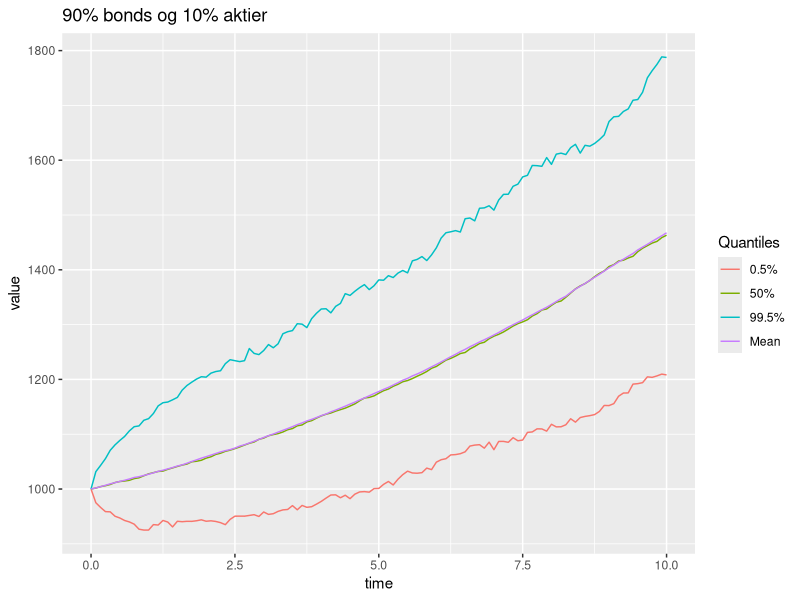
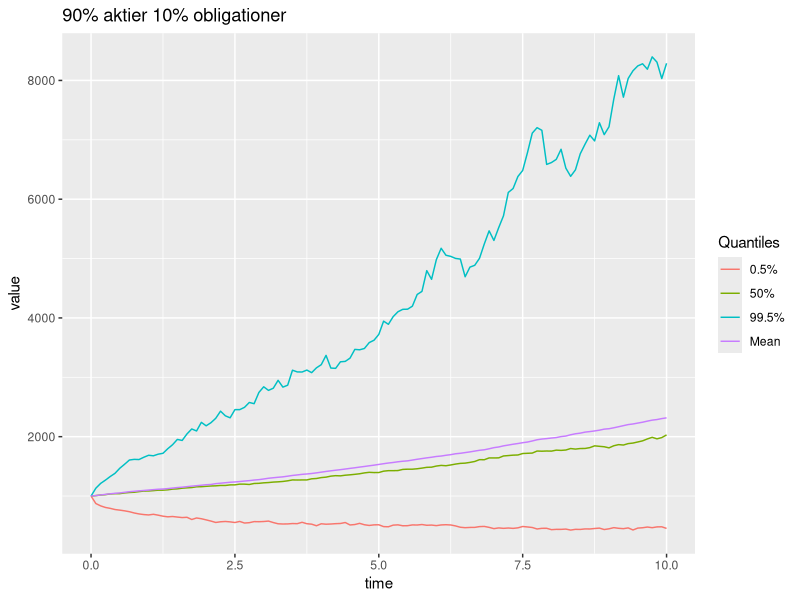
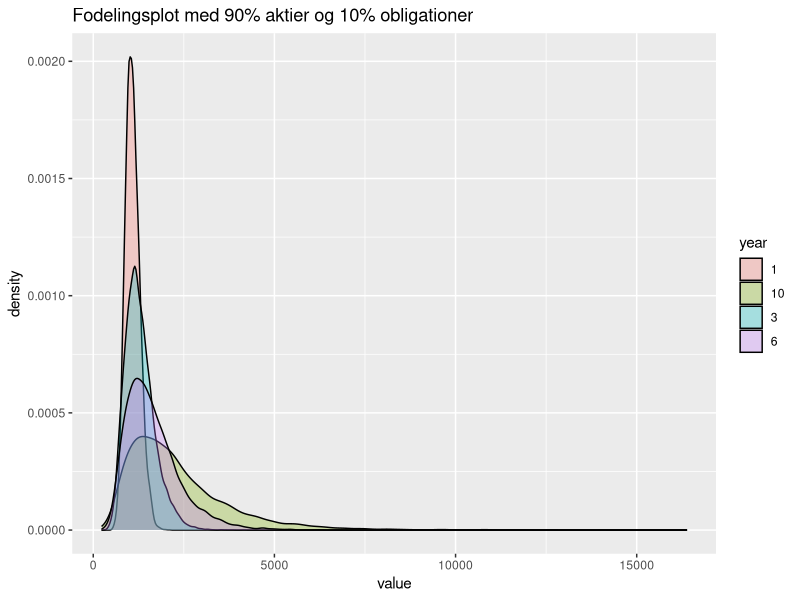
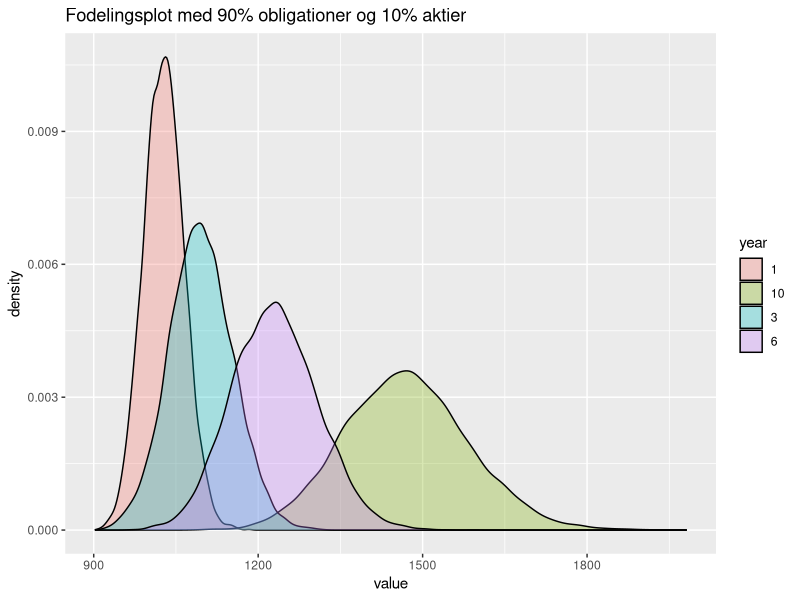
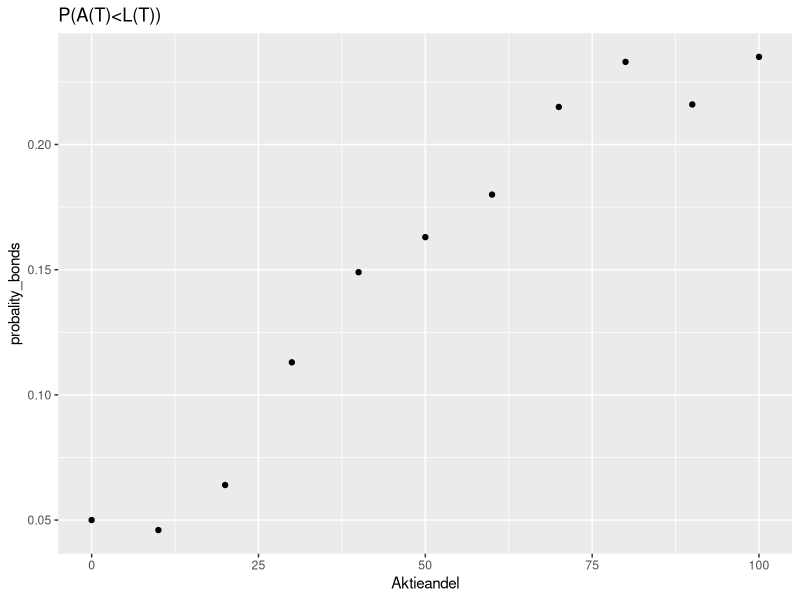
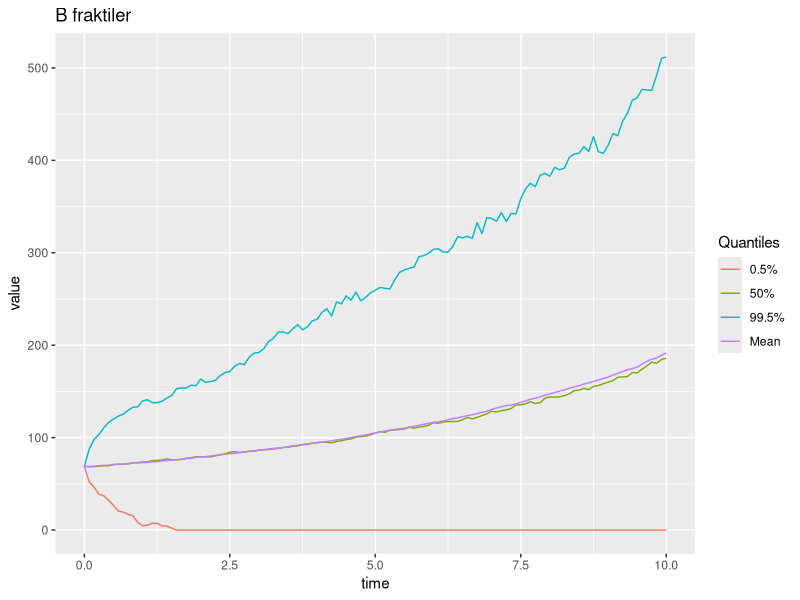
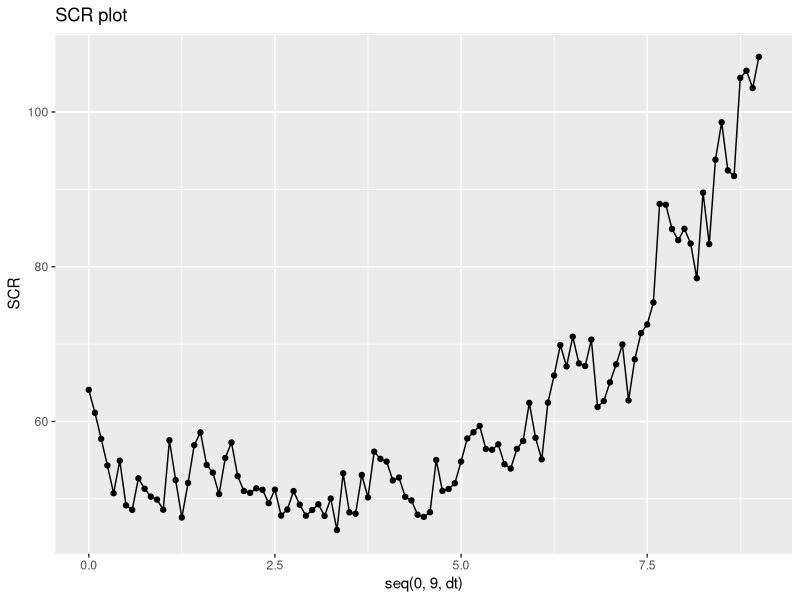
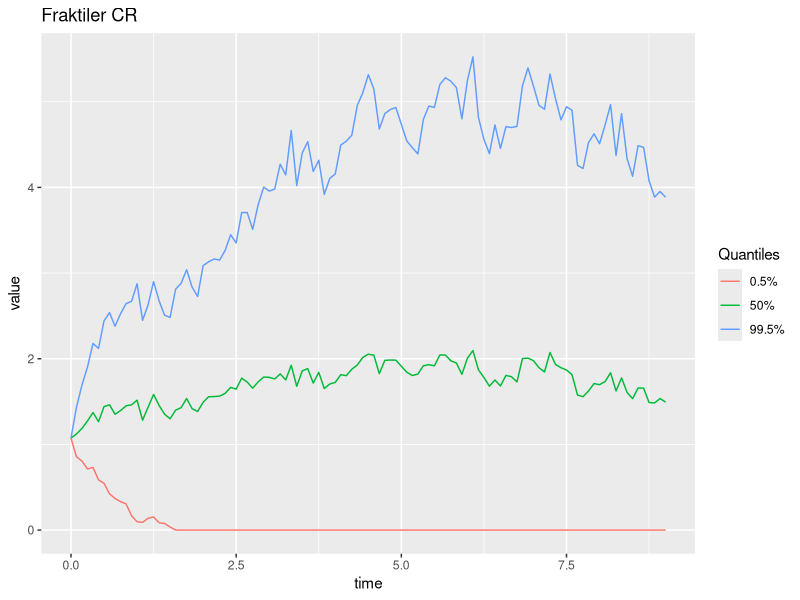

The R source for these figures, in order: (Note: a time limit stopped this script after it produced the figures.)
library(reshape2)
library(ggplot2)
require(gridExtra)
library(pracma)
# simulerer assets

#Model parameter
s0<- 100
r0<- 0.01
a<- 0.15
b<- 0.042
lambda<- -0.23
sigma_r<- 0.01
rho<- -0.15
mu<-0.109
sigma<-0.127
A0<-1000

n <- 10    # MC simulation trials
T <- 10    # total time
m <- 120   # subintervals
dt <- T/m 
  


Assets<-function(dt=1/12,s0=100,r0=0.01,A0=1000,a=0.15,b=0.042,lambda=-0.23,sigma_r=0.01,rho=-0.15,mu=0.09,sigma=0.2, weights,n=1000){
  B <- (1 / a) * (1 - exp(-a * 1:10))
  xij <- rep(1/10,10)
  
  A <- matrix(NA,m+1,n)  
  A[1,] <- A0
  
  r <- matrix(0,m+1,n)  
  r[1,] <- r0
  
  for(j in 1:n){
    for(i in 2:121){
      dw1<-rnorm(n=121,mean=0,sd=1)
      dw3<-rho*dw1+sqrt(1-rho^2)*rnorm(n=121,mean=0,sd=1)
      dr <- a*(b-r[i-1,j])*dt + sigma_r*sqrt(dt)*dw1[i-1]
      r[i,j] <- r[i-1,j] + dr
      dA <-A[i-1,j]* (weights[1] *r[i-1,j]  * dt + weights[2] *(mu*dt+sigma*sqrt(dt)*dw3[i-1]) + 
                        sum(xij * weights[3] * ((r[i-1,j] - lambda * sigma_r * B) * dt - sigma_r * B *sqrt(dt)* dw1[i-1])))
      A[i,j] <- A[i-1,j] + dA
    }
  } 
  return(list(A,r))
}
#plotter 100% i banken
A<-Assets(weights = c(10/10,0/10,0/10),n=10)

time_vector<-seq(0,T,by=dt)
data_plot<- data.frame("time"=time_vector, "paths" = A[[1]])
data_plot<- melt(data_plot,  id = c('time'))

plot_bank <- ggplot(data_plot, aes(time, value)) +
  geom_line(aes(colour = variable)) +
  theme(legend.position = "none")+
ggtitle("100 % Banken ")

#plotter 100% aktier
A<-Assets(weights = c(0/10,10/10,0/10),n=10)

time_vector<-seq(0,T,by=dt)
data_plot<- data.frame("time"=time_vector, "paths" = A[[1]])
data_plot<- melt(data_plot,  id = c('time'))

plot_aktier <- ggplot(data_plot, aes(time, value)) +
  geom_line(aes(colour = variable)) +
  theme(legend.position = "none")+
  ggtitle("100 % Aktier ")

#plotter 100% i obligationer

A<-Assets(weights = c(0/10,0/10,10/10),n=10)

time_vector<-seq(0,T,by=dt)
data_plot<- data.frame("time"=time_vector, "paths" = A[[1]])
data_plot<- melt(data_plot,  id = c('time'))

plot_obli <- ggplot(data_plot, aes(time, value)) +
  geom_line(aes(colour = variable)) +
  theme(legend.position = "none")+
  ggtitle("100 % Obligationer ")





#6.3
#Quantiles for 90% bond 10 % stok
list<-Assets(weights = c(0/10,1/10,9/10))
A<-list[[1]]

meanvector<-rep(NA,121)
for (i in 1:121){
  meanvector[i]<-mean(A[i,])
}

qs <- apply(A, 1, quantile, probs=c(0.005, 0.5, 0.995))
quantiles<-t(rbind(qs,meanvector))
colnames(quantiles)<-c("0.5%","50%", "99.5%","Mean")


time_vector<-seq(0,T,by=dt)
data_plot_6.3<- data.frame("time"=time_vector, "quantiles" = quantiles)
data_plot_6.3<- melt(data_plot_6.3,  id = c('time'))

plot_A_quantiles <- ggplot(data_plot_6.3, aes(time, value)) +
  geom_line(aes(colour = variable)) +
  ggtitle("90% bonds og 10% aktier  ")

plot_A_quantiles+scale_color_hue(name = "Quantiles",labels = c("0.5%","50%", "99.5%","Mean"))

# 90%aktier 10% bonds
list<-Assets(weights = c(0/10,9/10,1/10))
A<-list[[1]]

meanvector<-rep(NA,121)
for (i in 1:121){
  meanvector[i]<-mean(A[i,])
}

qs <- apply(A, 1, quantile, probs=c(0.005, 0.5, 0.995))
quantiles<-t(rbind(qs,meanvector))
colnames(quantiles)<-c("0.5%","50%", "99.5%","Mean")


time_vector<-seq(0,T,by=dt)
data_plot_6.3<- data.frame("time"=time_vector, "quantiles" = quantiles)
data_plot_6.3<- melt(data_plot_6.3,  id = c('time'))

plot_A_quantiles <- ggplot(data_plot_6.3, aes(time, value)) +
  geom_line(aes(colour = variable)) +
  ggtitle("90% aktier 10% obligationer  ")

plot_A_quantiles+scale_color_hue(name = "Quantiles",labels = c("0.5%","50%", "99.5%","Mean"))

#fordelingsplot 10000 simulationer 90 %akiter


n<-10000
list<-Assets(weights = c(0/10,9/10,1/10),n=n)
A<-list[[1]]

asset_dist <- data.frame(year = factor(rep(c("1","3","6","10"), each=n)), 
                         value = c(A[13,], A[37,], A[73,], A[121,]))
ggplot(asset_dist, aes(x=value, fill=year)) + geom_density(alpha=.3)+ggtitle("Fodelingsplot med 90% aktier og 10% obligationer")

#90%obligationer

n<-10000
list<-Assets(weights = c(0/10,1/10,9/10),n=n)
A<-list[[1]]

asset_dist <- data.frame(year = factor(rep(c("1","3","6","10"), each=n)), 
                         value = c(A[13,], A[37,], A[73,], A[121,]))
ggplot(asset_dist, aes(x=value, fill=year)) + geom_density(alpha=.3)+ggtitle("Fodelingsplot med 90% obligationer og 10% aktier")

# Opgave 6.4

n<-1000

premium<-1000
q<-0.025


L<-function(t){
  Liability<-premium*(1+q)^t
  return(Liability) 
}
L_T<-L(10)

probality_bonds<-rep(NA,11)

list<-Assets(A0=1000,weights = c(0/10,0/10,10/10),n=n)
A<-list[[1]]
probality_bonds[1]<-sum(A[121,]<L(10))/n

list<-Assets(A0=1000,weights = c(0/10,1/10,9/10),n=n)
A<-list[[1]]
probality_bonds[2]<-sum(A[121,]<L(10))/n

list<-Assets(A0=1000,weights = c(0/10,2/10,8/10),n=n)
A<-list[[1]]
probality_bonds[3]<-sum(A[121,]<L(10))/n

list<-Assets(A0=1000,weights = c(0/10,3/10,7/10),n=n)
A<-list[[1]]
probality_bonds[4]<-sum(A[121,]<L(10))/n

list<-Assets(A0=1000,weights = c(0/10,4/10,6/10),n=n)
A<-list[[1]]
probality_bonds[5]<-sum(A[121,]<L(10))/n

list<-Assets(A0=1000,weights = c(0/10,5/10,5/10),n=n)
A<-list[[1]]
probality_bonds[6]<-sum(A[121,]<L(10))/n

list<-Assets(A0=1000,weights = c(0/10,6/10,4/10),n=n)
A<-list[[1]]
probality_bonds[7]<-sum(A[121,]<L(10))/n

list<-Assets(A0=1000,weights = c(0/10,7/10,3/10),n=n)
A<-list[[1]]
probality_bonds[8]<-sum(A[121,]<L(10))/n

list<-Assets(A0=1000,weights = c(0/10,8/10,2/10),n=n)
A<-list[[1]]
probality_bonds[9]<-sum(A[121,]<L(10))/n

list<-Assets(A0=1000,weights = c(0/10,9/10,1/10),n=n)
A<-list[[1]]
probality_bonds[10]<-sum(A[121,]<L(10))/n

list<-Assets(A0=1000,weights = c(0/10,10/10,0/10),n=n)
A<-list[[1]]
probality_bonds[11]<-sum(A[121,]<L(10))/n

Aktieandel<-seq(0,100,10)
qplot(Aktieandel,probality_bonds)+ggtitle("P(A(T)<L(T))")
#6.6

VasicekZCBprice <- 
function(r0=0.01, a=0.15, b=0.042, sigma_r=0.01, T=10,t,lambda=-0.23,r){
  b.vas <- (1/a)*(1-exp(-(T-t)*a)) 
  a.vas <- (sigma_r^2/(2*a^2)-b+(lambda*sigma_r)/a)*((T-t)-b.vas)-sigma_r^2/(4*a)*b.vas^2
  return(exp(a.vas-b.vas*r))
}




list<-Assets(weights = c(0,1/10,9/10), A0=1000)
A<-list[[1]]
r<-list[[2]]

#Bonus quantile plot

B<-matrix(NA,121,n)
for (j in 0:n-1){
  for (i in 1:121){
    B[i,j]<-max(A[i,j]-VasicekZCBprice(t=i/12,r=r[i,j])*L_T,0)
  }
}

meanvector_B<-rep(NA,121)
for(i in 1:121){
  meanvector_B[i]<-mean(B[i,])
}

qs <- apply(B, 1, quantile, probs=c(0.005, 0.5, 0.995))
quantiles<-t(rbind(qs,meanvector_B))
colnames(quantiles)<-c("0.5%","50%", "99.5%","Mean")


time_vector<-seq(0,T,by=dt)
data_plot_6.5<- data.frame("time"=time_vector, "quantiles" = quantiles)
data_plot_6.5<- melt(data_plot_6.5,  id = c('time'))

Quantilplot_B <- ggplot(data_plot_6.5, aes(time, value)) +
  geom_line(aes(colour = variable)) +
  ggtitle("B fraktiler ")

Quantilplot_B+scale_color_hue(name = "Quantiles",labels = c("0.5%","50%", "99.5%","Mean"))

#SCR function

Loss<-matrix(NA,109,n)
for (j in 1:n){
  for (i in 1:109){
    Loss[i,j]<-B[i,j]-exp(-mean((r[i:(i+11),])))*B[i+12,j]
  }
}

meanvector_Loss<-rep(NA,109)
for (i in 1:109){
  meanvector_Loss[i]<-mean(Loss[i,])
}


qs <- apply(Loss, 1, quantile, probs=c(0.005, 0.5, 0.995))
quantiles<-t(rbind(qs,meanvector_Loss))
colnames(quantiles)<-c("0.5%","50%", "99.5%","Mean")

SCR<-quantiles[,3]

qplot(seq(0,9,dt), SCR)+geom_line()+ggtitle("SCR plot")

CR<-matrix(NA,109,n)

for(j in 1:n){
  for (i in 1:109){
    CR[i,j]<-B[i,j]/SCR[i]
  }
}



qs <- apply(CR, 1, quantile, probs=c(0.005, 0.5, 0.995))
quantiles<-t(qs)
colnames(quantiles)<-c("0.5%","50%", "99.5%")

time_vector<-seq(0,9,by=dt)
data_plot_6.6<- data.frame("time"=time_vector, "quantiles" = quantiles)
data_plot_6.6<- melt(data_plot_6.6,  id = c('time'))

Quantilplot_CR <- ggplot(data_plot_6.6, aes(time, value)) +
  geom_line(aes(colour = variable)) +
  ggtitle("Fraktiler CR  ")

Quantilplot_CR+scale_color_hue(name = "Quantiles",labels = c("0.5%","50%", "99.5%","Mean"))

TF<-CR<1


for (k in 1:n){
  for(i in 1:109){
    if (TF[i,k]==TRUE){
      TF[i:109,k]=TRUE
    }
  }
}
TF[,1]
prob<-rep(NA,109)
prob[1]<-0
for (i in 1:109){
  prob[i]<-sum(TF[i,])/n
}




qplot(time_vector, prob, ylab="Sandynligheden for insolvens")+ggtitle("Sandynligheden for insolvens til tid t")

#ZCP hedge

A0ny<-1000-VasicekZCBprice(t=0/12,r=r0)*L_T
invest<-Assets(A0=A0ny,weights = c(0,1/10,9/10))
Assets_invest<-invest[[1]]
rZCB<-invest[[2]]

#plot assest
time_vector<-seq(0,T,by=dt)
data_plot<- data.frame("time"=time_vector, "paths" = Assets_invest)
data_plot<- melt(data_plot,  id = c('time'))

plot <- ggplot(data_plot, aes(time, value)) +
  geom_line(aes(colour = variable)) +
  theme(legend.position = "none")+
  ggtitle("Plot ")
plot

Assets_values<-matrix(NA,121,n)
for (k in 1:n){
  for (i in 1:121){
    Assets_values[i,k]<-Assets_invest[i,k]+VasicekZCBprice(t=i/12,r=rZCB[i,k])*L_T 
  }
}




B_ZCB<-matrix(NA,121,n)
for (j in 1:n){
  for (i in 1:121){
    B_ZCB[i,j]<-max(Assets_values[i,j]-VasicekZCBprice(t=i/12,r=rZCB[i,j])*L_T,0)
  }
}

meanvector_B_ZCB<-rep(NA,121)
for(i in 1:121){
  meanvector_B_ZCB[i]<-mean(B_ZCB[i,])
}

qs <- apply(B_ZCB, 1, quantile, probs=c(0.005, 0.5, 0.995))
quantiles<-t(rbind(qs,meanvector_B_ZCB))
colnames(quantiles)<-c("0.5%","50%", "99.5%","Mean")


time_vector<-seq(0,T,by=dt)
data_plot_ZCB<- data.frame("time"=time_vector, "quantiles" = quantiles)
data_plot_ZCB<- melt(data_plot_ZCB,  id = c('time'))

Quantilplot_B_ZCB <- ggplot(data_plot_ZCB, aes(time, value)) +
  geom_line(aes(colour = variable)) +
  ggtitle("Fraktilplot nulkupon obligation hedge  ")

Quantilplot_B_ZCB+scale_color_hue(name = "Quantiles",labels = c("0.5%","50%", "99.5%","Mean"))

#SCR function

Loss_ZCB<-matrix(NA,109,n)
for (j in 1:n){
  for (i in 1:109){
    Loss_ZCB[i,j]<-B_ZCB[i,j]-exp(-mean((rZCB[i:(i+11),])))*B_ZCB[i+12,j]
  }
}


meanvector_Loss_ZCB<-rep(NA,109)
for (i in 1:109){
  meanvector_Loss_ZCB[i]<-mean(Loss_ZCB[i,])
}


qs <- apply(Loss_ZCB, 1, quantile, probs=c(0.005, 0.5, 0.995))
quantiles<-t(rbind(qs,meanvector_Loss_ZCB))
colnames(quantiles)<-c("0.5%","50%", "99.5%","Mean")

SCR_ZCB<-quantiles[,3]

qplot(seq(0,9,dt), SCR_ZCB)+geom_line()+ggtitle("SCR plot nulkupon hedge")

CR_ZCB<-matrix(NA,109,n)

for(j in 1:n){
  for (i in 1:109){
    CR_ZCB[i,j]<-B_ZCB[i,j]/SCR_ZCB[i]
  }
}



qs <- apply(CR_ZCB, 1, quantile, probs=c(0.005, 0.5, 0.995))
quantiles<-t(qs)
colnames(quantiles)<-c("0.5%","50%", "99.5%")

time_vector<-seq(0,9,by=dt)
data_plot_CR_ZCB<- data.frame("time"=time_vector, "quantiles" = quantiles)
data_plot_CR_ZCB<- melt(data_plot_CR_ZCB,  id = c('time'))

Quantilplot_CR_ZCB <- ggplot(data_plot_CR_ZCB, aes(time, value)) +
  geom_line(aes(colour = variable)) +
  ggtitle("Fraktilplot nulkupon hedge CR ")

Quantilplot_CR_ZCB+scale_color_hue(name = "Quantiles",labels = c("0.5%","50%", "99.5%","Mean"))


#Zero Coupon swap hedge

Assets_swap<-function(dt=1/12,s0=100,r0=0.01,A0=1000,a=0.15,b=0.042,lambda=-0.23,sigma_r=0.01,rho=-0.15,mu=0.09,sigma=0.2, weights=c(0,1/10,9/10),n=1000){
  B <- (1 / a) * (1 - exp(-a * 1:10))
  xij <- rep(1/10,10)
  
  A <- matrix(NA,m+1,n)  
  A[1,] <- A0
  
  r <- matrix(0,m+1,n)  
  r[1,] <- r0
  
  betaling<-matrix(0,m+1,n)
  betaling[1,]<-VasicekZCBprice(t=1/12,r=r0)*L_T*r0*dt
  
  
  for(j in 1:n){
    for(i in 2:121){
      dw1<-rnorm(n=121,mean=0,sd=1)
      dw3<-rho*dw1+sqrt(1-rho^2)*rnorm(n=121,mean=0,sd=1)
      dr <- a*(b-r[i-1,j])*dt + sigma_r*sqrt(dt)*dw1[i-1]
      r[i,j] <- r[i-1,j] + dr
      dA <-A[i-1,j]* (weights[1] *r[i-1,j]  * dt + weights[2] *(mu*dt+sigma*sqrt(dt)*dw3[i-1]) + 
                        sum(xij * weights[3] * ((r[i-1,j] - lambda * sigma_r * B) * dt - sigma_r * B *sqrt(dt)* dw1[i-1])))
      betaling[i,j]<-VasicekZCBprice(t=1/12,r=r0)*L_T*r[i-1,j]*dt
      A[i,j] <- A[i-1,j] + dA - betaling[i,j]
    }
  } 
  return(list(A,r,betaling))
}
swap_invest<-Assets_swap()
r_swap<-swap_invest[[2]]
Aswap_invest<-swap_invest[[1]]
betaling<-swap_invest[[3]]
Aswap_invest[,1]


Nyassets_swap<-matrix(NA,121,n)
for(k in 1:n){
  for(i in 1:121){
    Nyassets_swap[i,k]<-Aswap_invest[i,k]+VasicekZCBprice(t=i/12,r=r_swap[i,k])*L_T
  }
}


B_swap<-matrix(NA,121,n)
for (j in 1:n){
  for (i in 1:121){
    B_swap[i,j]<-max(Nyassets_swap[i,j]-(VasicekZCBprice(t=i/12,r=r_swap[i,j])*L_T+VasicekZCBprice(t=1/12,r=r0)*L_T),0)
  }
}
Nyassets_swap[,1]
B_swap[,1]

meanvector_B_swap<-rep(NA,121)
for(i in 1:121){
  meanvector_B_swap[i]<-mean(B_swap[i,])
}

qs <- apply(B_swap, 1, quantile, probs=c(0.005, 0.5, 0.995))
quantiles<-t(rbind(qs,meanvector_B_swap))
colnames(quantiles)<-c("0.5%","50%", "99.5%","Mean")


time_vector<-seq(0,T,by=dt)
data_plot_swap<- data.frame("time"=time_vector, "quantiles" = quantiles)
data_plot_swap<- melt(data_plot_swap,  id = c('time'))

Quantilplot_B_swap <- ggplot(data_plot_swap, aes(time, value)) +
  geom_line(aes(colour = variable)) +
  ggtitle("Quantile plot B_swap ")

Quantilplot_B_swap+scale_color_hue(name = "Quantiles",labels = c("0.5%","50%", "99.5%","Mean"))


#SCR

Loss_swap<-matrix(NA,109,n)
for (j in 1:n){
  for (i in 1:109){
    Loss_swap[i,j]<-B_swap[i,j]-exp(-mean((r[i:(i+11),])))*B_swap[i+12,j]
  }
}

meanvector_Loss_swap<-rep(NA,109)
for (i in 1:109){
  meanvector_Loss_swap[i]<-mean(Loss_swap[i,])
}


qs <- apply(Loss_swap, 1, quantile, probs=c(0.005, 0.5, 0.995))
quantiles<-t(rbind(qs,meanvector_Loss_swap))
colnames(quantiles)<-c("0.5%","50%", "99.5%","Mean")

SCR_swap<-quantiles[,3]



CR_swap<-matrix(NA,109,n)

for(j in 1:n){
  for (i in 1:109){
    CR_swap[i,j]<-B_swap[i,j]/SCR_swap[i]
  }
}



qs <- apply(CR_swap, 1, quantile, probs=c(0.005, 0.5, 0.995))
quantiles<-t(qs)
colnames(quantiles)<-c("0.5%","50%", "99.5%")

time_vector<-seq(0,9,by=dt)
data_plot_CR_swap<- data.frame("time"=time_vector, "quantiles" = quantiles)
data_plot_CR_swap<- melt(data_plot_CR_swap,  id = c('time'))

Quantilplot_CR_swap <- ggplot(data_plot_CR_swap, aes(time, value)) +
  geom_line(aes(colour = variable)) +
  ggtitle("Quantile plot CR ZCB  swap ")

Quantilplot_CR_swap+scale_color_hue(name = "Quantiles",labels = c("0.5%","50%", "99.5%","Mean"))
#sandsynlighedsplot
TF_swap<-CR_swap<1


for (k in 1:n){
  for(i in 1:109){
    if (TF_swap[i,k]==TRUE){
      TF_swap[i:109,k]=TRUE
    }
  }
}
TF[,1]
prob_swap<-rep(NA,109)
prob_swap[1]<-0
for (i in 1:109){
  prob_swap[i]<-sum(TF_swap[i,])/n
}


qplot(time_vector, prob_swap)

#6.9

Assets_underQ<-function(dt=1/12,s0=100,r0=0.01,A0=1000,a=0.15,b=0.042,lambda=-0.23,sigma_r=0.01,rho=-0.15,mu=0.09,sigma=0.2, weights,n=1000){
  B <- (1 / a) * (1 - exp(-a * 1:10))
  xij <- rep(1/10,10)
  
  A <- matrix(NA,m+1,n)  
  A[1,] <- A0
  
  r <- matrix(0,m+1,n)  
  r[1,] <- r0
  
  for(j in 1:n){
    for(i in 2:121){
      dw1<-rnorm(n=121,mean=0,sd=1)
      dw3<-rho*dw1+sqrt(1-rho^2)*rnorm(n=121,mean=0,sd=1)
      dr <- a*(b-(lambda*sigma_r)/a-r[i-1,j])*dt + sigma_r*sqrt(dt)*dw1[i-1]
      r[i,j] <- r[i-1,j] + dr
      dA <-A[i-1,j]* (weights[1] *r[i-1,j]  * dt + weights[2] *(r[i-1,j]*dt+sigma*sqrt(dt)*dw3[i-1]) + 
                        sum(xij * weights[3] * (r[i-1,j] * dt - sigma_r * B *sqrt(dt)* dw1[i-1])))
      A[i,j] <- A[i-1,j] + dA
    }
  } 
  return(list(A,r))
}

list<-Assets_underQ(weights = c(0,1/10,9/10))
AQ<-list[[1]]
bonusoption<-rep(NA,1000)
for (i in 1:1000){
  bonusoption[i]<-max(AQ[121,i]-L_T,0)
}
ydelse<-VasicekZCBprice(t=1,r=r0)*mean(bonusoption)


L<-function(t){
  Liability<-premium*(1+q)^t
  return(Liability) 
}

bonusoptions2<-matrix(NA,1000,10)
for (k in 1:1000){
  for (i in 1:10){
    bonusoptions2[k,i]<-max(AQ[i*12,k]-L(i),0)
  }
}
meanbonus<-rep(NA,10)
for (i in 1:10){
  meanbonus[i]<-mean(bonusoptions2[,i])
}
diskon<-VasicekZCBprice(t=1,r=r0)*meanbonus
sum(diskon)
# finder eta

bisect(function(eta){return(VasicekZCBprice(t=0,r=r0)*(L(10)+eta*(mean(bonusoption)))-1000)},0,1)

  
